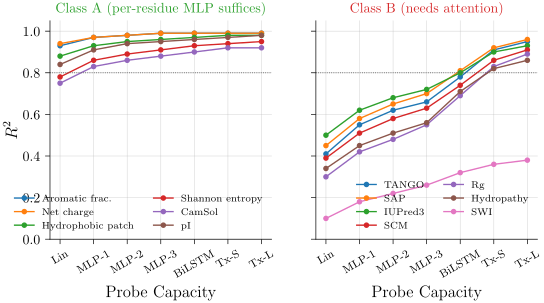

Recreate this plot in Python.
# P06_v2: same data as heatmap, but as 2 line panels (A vs B) showing R^2 vs probe capacity
# Differs from v1: line/scaling view rather than matrix view; emphasizes the curve shape
# Visualizes: F4 / E002
# DATA: inline
import sys
from pathlib import Path
sys.path.insert(0, str(Path(__file__).parent.parent))
from plot_utils import figsize
import matplotlib.pyplot as plt
import numpy as np

probes = ["Lin", "MLP-1", "MLP-2", "MLP-3", "BiLSTM", "Tx-S", "Tx-L"]
x = np.arange(len(probes))

class_A = [
    ("Aromatic frac.", [0.93, 0.97, 0.98, 0.99, 0.99, 0.99, 0.99]),
    ("Net charge",     [0.94, 0.97, 0.98, 0.99, 0.99, 0.99, 0.99]),
    ("Hydrophobic patch", [0.88, 0.93, 0.95, 0.96, 0.97, 0.98, 0.98]),
    ("Shannon entropy", [0.78, 0.86, 0.89, 0.91, 0.93, 0.94, 0.95]),
    ("CamSol",         [0.75, 0.83, 0.86, 0.88, 0.90, 0.92, 0.92]),
    ("pI",             [0.84, 0.91, 0.94, 0.95, 0.96, 0.97, 0.98]),
]
class_B = [
    ("TANGO",   [0.41, 0.55, 0.62, 0.66, 0.78, 0.91, 0.95]),
    ("SAP",     [0.45, 0.58, 0.65, 0.70, 0.81, 0.92, 0.96]),
    ("IUPred3", [0.50, 0.62, 0.68, 0.72, 0.80, 0.90, 0.93]),
    ("SCM",     [0.39, 0.51, 0.58, 0.63, 0.74, 0.86, 0.91]),
    ("Rg",      [0.30, 0.42, 0.48, 0.55, 0.69, 0.83, 0.89]),
    ("Hydropathy", [0.34, 0.45, 0.51, 0.56, 0.71, 0.82, 0.86]),
    ("SWI",     [0.10, 0.18, 0.22, 0.26, 0.32, 0.36, 0.38]),
]

fig, (axA, axB) = plt.subplots(1, 2, figsize=figsize(1.0, ratio=0.45), sharey=True)
for name, vals in class_A:
    axA.plot(x, vals, marker="o", markersize=3, lw=1.0, label=name)
for name, vals in class_B:
    axB.plot(x, vals, marker="o", markersize=3, lw=1.0, label=name)

for ax, title, color in [(axA, "Class A (per-residue MLP suffices)", "#2ca02c"),
                          (axB, "Class B (needs attention)", "#d62728")]:
    ax.set_xticks(x); ax.set_xticklabels(probes, fontsize=8, rotation=30)
    ax.axhline(0.8, color="#555", ls=":", lw=0.6)
    ax.set_xlabel("Probe Capacity")
    ax.set_title(title, color=color, fontsize=10)
    ax.legend(fontsize=7, frameon=False, loc="lower right", ncol=2)
    ax.spines[["top","right"]].set_visible(False)
    ax.grid(True, linewidth=0.4, alpha=0.5, zorder=0)
    ax.set_ylim(0, 1.05)
axA.set_ylabel(r"$R^2$")

fig.savefig(Path(__file__).with_suffix(".pdf"))
